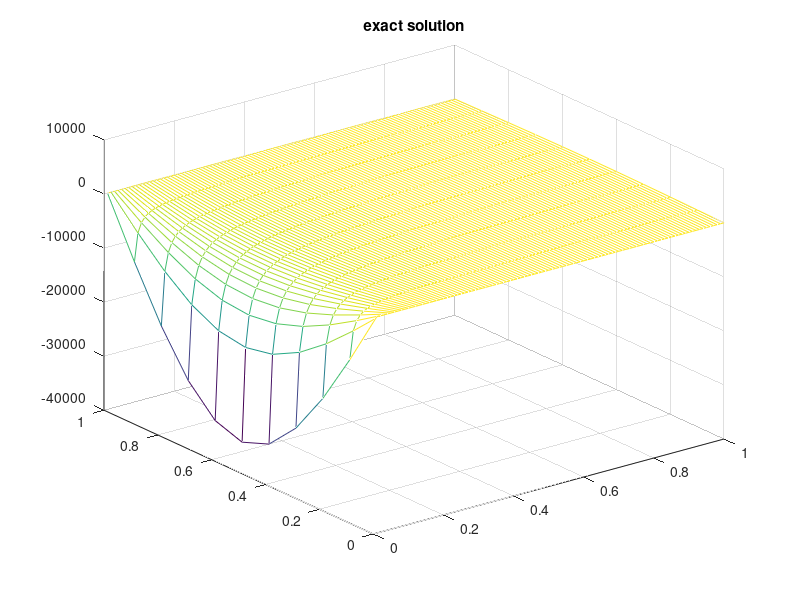

Recreate this plot in MATLAB.

% October 6, 2014 

clear all

% Parameters

dx = 0.1;
dt = 0.01;

xvec = [0:dx:1]; 
T = 1; 
tvec = [0:dt:1];
N = length(xvec);
M = length(tvec); 

eps = 0.1;  vo = 0.1; alpha = 0.01; omega = pi; 
v_t = eps*(vo + alpha.*sin(omega*tvec)); 
v_tt = (omega*eps*alpha).*cos(omega*tvec);

u = zeros(N,M);

u(1,:) = 0;                                 % boundary conditions at x = 0
u(N,:) = 0;                                 % boundary conditions at x = 1
u(:,1) = sin(pi*xvec);                      % initial condition at t = 0
u(:,2) = sin(pi*xvec);                      



% Start solution inside loop

for j = 3:1:M-1
    for i = 2:1:N-1                             % Space varialbe 
        u(i,j+1) = (dt*2) *( (2*u(i,j)- u(i,j-1))/(dt*2) - 2*v_t(j)*(u(i,j)-u(i+1,j-1) + u(i,j-1)- u(i,j))/(dt*dx) - ...
            (( (v_t(j))^2)-1).*(u(i+1,j) - 2*u(i,j) + u(i-1,j))/(dx^2) - v_tt(j).*(u(i+1,j) - u(i,j))/(dx) );
        
%         u(i,j+1) = (dt*2) *( (2*u(i,j)- u(i,j-1))/(dt*2) - 2*v_t.*(u(i,j)-u(i+1,j-1) + u(i,j-1)- u(i,j))/(dt*dx) - ...
%             ((v_t.^2)-1).*(u(i+1,j) - 2*u(i,j) + u(i-1,j))/(dx^2) - v_tt.*(u(i+1,j) - u(i,j))/(dx) );
    end
end

% Plotting 
 
figure, mesh(tvec,xvec,u)


% exact solution 



for j = 1:1:M
    for i = 1:1:N
        tau = eps*tvec(j);     
        Mye2 = exp(-2*alpha*tau); 
        Mye4 = exp(-4*alpha*tau) - 1;
        numer = (1+ ((cos(atand(tand(pi*(xvec(i)+tvec(j))/2 -...
            pi/4)*(exp(-2*alpha*tau)))))^2)*(exp(-4*alpha*tau)) );
        
        denom = (1+ ((cos(atand(tand(pi*(xvec(i)-tvec(j))/2 +...
            pi/4)*(exp(-2*alpha*tau)))))^2)*(exp(-4*alpha*tau)) );  
        
        u_exact(i,j) = ((2*exp(-2*alpha*tau))/(exp(4*(-alpha)*tau) -1) )*( log(numer./denom) );
    end
end
    

figure, mesh(tvec,xvec,u_exact), title('exact solution')



